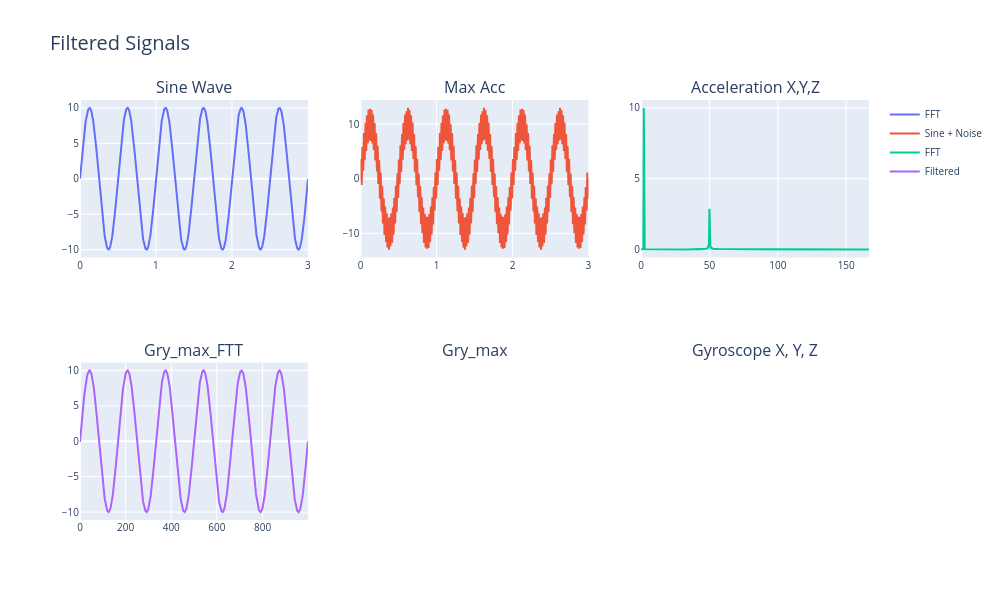

Notebook source saved alongside this figure:
### Code cell
fig = go.Figure()
fig = make_subplots(rows=2, cols=3,
                        subplot_titles=('Sine Wave', 'Max Acc', 'Acceleration X,Y,Z',
                                        'Gry_max_FTT', 'Gry_max', 'Gyroscope X, Y, Z'))

    # Plotting Accelerometer data
fig.add_trace(go.Scatter(x=time, y=signal, mode='lines', name='FFT'), row=1, col=1)
fig.add_trace(go.Scatter(x=time, y=signal_noise, mode='lines', name='Sine + Noise'), row=1, col=2)
    # fig.add_trace(go.Scatter(x=df.index, y=df["band_pass_filtered_acc"], mode='lines', name='Max_Acc Filtered'), row=1, col=2)

fig.add_trace(go.Scatter(x=sig_noise_freq, y=sig_noise_amp, mode='lines', name='FFT '), row=1, col=3)
    # fig.add_trace(go.Scatter(x=df.index, y=df[' Accel_Y'], mode='lines', name='Raw Data'), row=1, col=3)
    # fig.add_trace(go.Scatter(x=df.index, y=df[' Accel_Z'], mode='lines', name='Raw Data'), row=1, col=3)

    # # Plotting Gyroscope data
fig.add_trace(go.Scatter(y=y  , mode='lines', name='Filtered'), row=2, col=1)
    
    # fig.add_trace(go.Scatter(x=df.index, y=df["Gry_max"], mode='lines', name='Max Gry'), row=2, col=2)
    # fig.add_trace(go.Scatter(x=df.index, y=band_pass_filtered_gry, mode='lines', name='Max Gry filtered'), row=2, col=2)

    # fig.add_trace(go.Scatter(x=df.index, y=df[' Gyro_X'], mode='lines', name='Raw Data'), row=2, col=3)
    # fig.add_trace(go.Scatter(x=df.index, y=df[' Gyro_Y'], mode='lines', name='Raw Data'), row=2, col=3)
    # fig.add_trace(go.Scatter(x=df.index, y=df[' Gyro_Z'], mode='lines', name='Raw Data'), row=2, col=3)

    # Update layout
fig.update_layout(height=600, width=1000, title_text="Filtered Signals",
                      title_font=dict(size=20), font=dict(size=10))

### Figure 1 — Plotly figure (JSON) as saved in the notebook; plotly's stock layout.template omitted (floating-point values rounded to 4 significant figures; data arrays with more than 128 entries replaced by an {"elided": "..."} marker saying what was removed)
{"data": [{"mode": "lines", "name": "FFT", "type": "scatter", "x": {"elided": "1000 float values"}, "xaxis": "x", "y": {"elided": "1000 float values"}, "yaxis": "y"}, {"mode": "lines", "name": "Sine + Noise", "type": "scatter", "x": {"elided": "1000 float values"}, "xaxis": "x2", "y": {"elided": "1000 float values"}, "yaxis": "y2"}, {"mode": "lines", "name": "FFT ", "type": "scatter", "x": {"elided": "1000 float values"}, "xaxis": "x3", "y": {"elided": "1000 float values"}, "yaxis": "y3"}, {"mode": "lines", "name": "Filtered", "type": "scatter", "xaxis": "x4", "y": {"elided": "1000 float values"}, "yaxis": "y4"}], "layout": {"annotations": [{"font": {"size": 16}, "showarrow": false, "text": "Sine Wave", "x": 0.1444, "xanchor": "center", "xref": "paper", "y": 1, "yanchor": "bottom", "yref": "paper"}, {"font": {"size": 16}, "showarrow": false, "text": "Max Acc", "x": 0.5, "xanchor": "center", "xref": "paper", "y": 1, "yanchor": "bottom", "yref": "paper"}, {"font": {"size": 16}, "showarrow": false, "text": "Acceleration X,Y,Z", "x": 0.8556, "xanchor": "center", "xref": "paper", "y": 1, "yanchor": "bottom", "yref": "paper"}, {"font": {"size": 16}, "showarrow": false, "text": "Gry_max_FTT", "x": 0.1444, "xanchor": "center", "xref": "paper", "y": 0.375, "yanchor": "bottom", "yref": "paper"}, {"font": {"size": 16}, "showarrow": false, "text": "Gry_max", "x": 0.5, "xanchor": "center", "xref": "paper", "y": 0.375, "yanchor": "bottom", "yref": "paper"}, {"font": {"size": 16}, "showarrow": false, "text": "Gyroscope X, Y, Z", "x": 0.8556, "xanchor": "center", "xref": "paper", "y": 0.375, "yanchor": "bottom", "yref": "paper"}], "font": {"size": 10}, "height": 600, "title": {"font": {"size": 20}, "text": "Filtered Signals"}, "width": 1000, "xaxis": {"anchor": "y", "autorange": true, "domain": [0, 0.2889], "range": [0, 3], "type": "linear"}, "xaxis2": {"anchor": "y2", "autorange": true, "domain": [0.3556, 0.6444], "range": [0, 3], "type": "linear"}, "xaxis3": {"anchor": "y3", "autorange": true, "domain": [0.7111, 1], "range": [0, 166.7], "type": "linear"}, "xaxis4": {"anchor": "y4", "autorange": true, "domain": [0, 0.2889], "range": [0, 999]}, "xaxis5": {"anchor": "y5", "domain": [0.3556, 0.6444]}, "xaxis6": {"anchor": "y6", "domain": [0.7111, 1]}, "yaxis": {"anchor": "x", "autorange": true, "domain": [0.625, 1], "range": [-11.11, 11.11], "type": "linear"}, "yaxis2": {"anchor": "x2", "autorange": true, "domain": [0.625, 1], "range": [-14.42, 14.42], "type": "linear"}, "yaxis3": {"anchor": "x3", "autorange": true, "domain": [0.625, 1], "range": [-0.5553, 10.55], "type": "linear"}, "yaxis4": {"anchor": "x4", "autorange": true, "domain": [0, 0.375], "range": [-11.12, 11.12], "type": "linear"}, "yaxis5": {"anchor": "x5", "domain": [0, 0.375]}, "yaxis6": {"anchor": "x6", "domain": [0, 0.375]}}}
